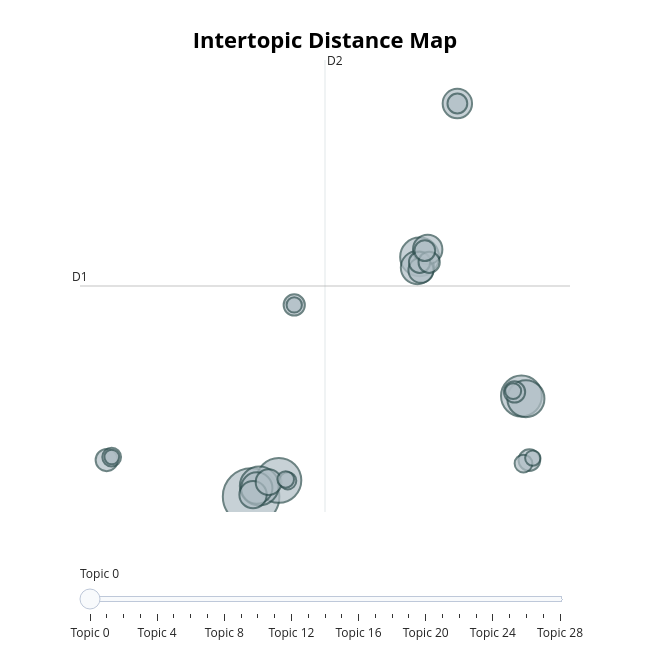

The cell this chart's notebook holds for it:
### Code cell
#Explore Seeded BERTopic Results via Intertopic Distance Map
#Hover over clusters to discover which topics are assigned where in the map
seeded_topic_model.visualize_topics()

### Figure 1 — Plotly figure (JSON) as saved in the notebook; plotly's stock layout.template omitted (floating-point values rounded to 4 significant figures)
{"data": [{"customdata": [[0, "lab | labs | help | section | time", 163], [1, "quiz | sections | review | exams | section", 103], [2, "students | class | questions | student | help", 85], [3, "office | hours | offer | accessible | different", 77], [4, "office | hours | tas | ta | helpful", 77], [5, "available | questions | answer | possible | willing", 70], [6, "office | hours | help | homework | having", 56], [7, "tas | students | ta | class | professors", 50], [8, "examples | problems | example | work | steps", 44], [9, "emails | email | respond | reply | quick", 44], [10, "lab | labs | tas | think | ta", 38], [11, "quiz | section | tas | sections | ta", 34], [12, "zoom | discord | group | hours | office", 32], [13, "explanations | explain | sense | concept | prepare", 25], [14, "lecture | material | explain | materials | professor", 24], [15, "office | hours | offer | lots | hour", 23], [16, "hours | office | oh | 2hour | considerable", 23], [17, "homework | problems | losing | diameter | distance", 23], [18, "grading | grade | assignments | quicker | faster", 23], [19, "emails | office | respond | email | hours", 22], [20, "practice | problems | step | problem | guided", 20], [21, "speak | louder | loudly | talking | clearly", 18], [22, "lecture | conceptual | different | tas | material", 16], [23, "section | sectionslabs | reference | examples | record", 15], [24, "recitation | recitations | sections | plan | example", 14], [25, "piazza | canvas | discussion | logistics | date", 13], [26, "discussion | review | sections | section | discuss", 12], [27, "feedback | assignments | hw | insightful | poorly", 12], [28, "explain | things | prepare | alternative | communicated", 11]], "hovertemplate": "<b>Topic %{customdata[0]}</b><br>%{customdata[1]}<br>Size: %{customdata[2]}", "legendgroup": "", "marker": {"color": "#B0BEC5", "line": {"color": "DarkSlateGrey", "width": 2}, "size": [163, 103, 85, 77, 77, 70, 56, 50, 44, 44, 38, 34, 32, 25, 24, 23, 23, 23, 23, 22, 20, 18, 16, 15, 14, 13, 12, 12, 11], "sizemode": "area", "sizeref": 0.1019, "symbol": "circle"}, "mode": "markers", "name": "", "orientation": "v", "showlegend": false, "type": "scatter", "x": [-1.566, -0.2752, 11.02, 6.28, -1.185, 11.23, 6.178, -1.302, 8.038, 6.656, -1.476, -0.7508, 6.342, -8.29, 11.39, 6.278, 6.724, 10.7, 0.4423, 6.522, 8.038, -8.059, 11.12, 0.1399, 0.04505, 10.64, 11.55, 0.4424, -8.054], "xaxis": "x", "y": [-7.993, -6.735, -0.184, 10.62, -7.171, -0.3907, 9.788, -7.329, 22.53, 11.2, -7.843, -6.872, 9.58, -5.159, -5.162, 10.2, 10.2, 0.1324, 6.887, 11.1, 22.53, -4.929, -5.431, -6.77, -6.663, 0.1953, -5.004, 6.887, -4.922], "yaxis": "y"}], "layout": {"annotations": [{"showarrow": false, "text": "D1", "x": -9.533, "y": 8.359, "yshift": 10}, {"showarrow": false, "text": "D2", "x": 1.875, "xshift": 10, "y": 25.91}], "height": 650, "hoverlabel": {"bgcolor": "white", "font": {"family": "Rockwell", "size": 16}}, "legend": {"itemsizing": "constant", "tracegroupgap": 0}, "margin": {"t": 60}, "shapes": [{"line": {"color": "#CFD8DC", "width": 2}, "type": "line", "x0": 1.875, "x1": 1.875, "y0": -9.192, "y1": 25.91}, {"line": {"color": "#9E9E9E", "width": 2}, "type": "line", "x0": -9.533, "x1": 13.28, "y0": 8.359, "y1": 8.359}], "sliders": [{"active": 0, "pad": {"t": 50}, "steps": [{"args": [{"marker.color": [["red", "#B0BEC5", "#B0BEC5", "#B0BEC5", "#B0BEC5", "#B0BEC5", "#B0BEC5", "#B0BEC5", "#B0BEC5", "#B0BEC5", "#B0BEC5", "#B0BEC5", "#B0BEC5", "#B0BEC5", "#B0BEC5", "#B0BEC5", "#B0BEC5", "#B0BEC5", "#B0BEC5", "#B0BEC5", "#B0BEC5", "#B0BEC5", "#B0BEC5", "#B0BEC5", "#B0BEC5", "#B0BEC5", "#B0BEC5", "#B0BEC5", "#B0BEC5"]]}], "label": "Topic 0", "method": "update"}, {"args": [{"marker.color": [["#B0BEC5", "red", "#B0BEC5", "#B0BEC5", "#B0BEC5", "#B0BEC5", "#B0BEC5", "#B0BEC5", "#B0BEC5", "#B0BEC5", "#B0BEC5", "#B0BEC5", "#B0BEC5", "#B0BEC5", "#B0BEC5", "#B0BEC5", "#B0BEC5", "#B0BEC5", "#B0BEC5", "#B0BEC5", "#B0BEC5", "#B0BEC5", "#B0BEC5", "#B0BEC5", "#B0BEC5", "#B0BEC5", "#B0BEC5", "#B0BEC5", "#B0BEC5"]]}], "label": "Topic 1", "method": "update"}, {"args": [{"marker.color": [["#B0BEC5", "#B0BEC5", "red", "#B0BEC5", "#B0BEC5", "#B0BEC5", "#B0BEC5", "#B0BEC5", "#B0BEC5", "#B0BEC5", "#B0BEC5", "#B0BEC5", "#B0BEC5", "#B0BEC5", "#B0BEC5", "#B0BEC5", "#B0BEC5", "#B0BEC5", "#B0BEC5", "#B0BEC5", "#B0BEC5", "#B0BEC5", "#B0BEC5", "#B0BEC5", "#B0BEC5", "#B0BEC5", "#B0BEC5", "#B0BEC5", "#B0BEC5"]]}], "label": "Topic 2", "method": "update"}, {"args": [{"marker.color": [["#B0BEC5", "#B0BEC5", "#B0BEC5", "red", "#B0BEC5", "#B0BEC5", "#B0BEC5", "#B0BEC5", "#B0BEC5", "#B0BEC5", "#B0BEC5", "#B0BEC5", "#B0BEC5", "#B0BEC5", "#B0BEC5", "#B0BEC5", "#B0BEC5", "#B0BEC5", "#B0BEC5", "#B0BEC5", "#B0BEC5", "#B0BEC5", "#B0BEC5", "#B0BEC5", "#B0BEC5", "#B0BEC5", "#B0BEC5", "#B0BEC5", "#B0BEC5"]]}], "label": "Topic 3", "method": "update"}, {"args": [{"marker.color": [["#B0BEC5", "#B0BEC5", "#B0BEC5", "#B0BEC5", "red", "#B0BEC5", "#B0BEC5", "#B0BEC5", "#B0BEC5", "#B0BEC5", "#B0BEC5", "#B0BEC5", "#B0BEC5", "#B0BEC5", "#B0BEC5", "#B0BEC5", "#B0BEC5", "#B0BEC5", "#B0BEC5", "#B0BEC5", "#B0BEC5", "#B0BEC5", "#B0BEC5", "#B0BEC5", "#B0BEC5", "#B0BEC5", "#B0BEC5", "#B0BEC5", "#B0BEC5"]]}], "label": "Topic 4", "method": "update"}, {"args": [{"marker.color": [["#B0BEC5", "#B0BEC5", "#B0BEC5", "#B0BEC5", "#B0BEC5", "red", "#B0BEC5", "#B0BEC5", "#B0BEC5", "#B0BEC5", "#B0BEC5", "#B0BEC5", "#B0BEC5", "#B0BEC5", "#B0BEC5", "#B0BEC5", "#B0BEC5", "#B0BEC5", "#B0BEC5", "#B0BEC5", "#B0BEC5", "#B0BEC5", "#B0BEC5", "#B0BEC5", "#B0BEC5", "#B0BEC5", "#B0BEC5", "#B0BEC5", "#B0BEC5"]]}], "label": "Topic 5", "method": "update"}, {"args": [{"marker.color": [["#B0BEC5", "#B0BEC5", "#B0BEC5", "#B0BEC5", "#B0BEC5", "#B0BEC5", "red", "#B0BEC5", "#B0BEC5", "#B0BEC5", "#B0BEC5", "#B0BEC5", "#B0BEC5", "#B0BEC5", "#B0BEC5", "#B0BEC5", "#B0BEC5", "#B0BEC5", "#B0BEC5", "#B0BEC5", "#B0BEC5", "#B0BEC5", "#B0BEC5", "#B0BEC5", "#B0BEC5", "#B0BEC5", "#B0BEC5", "#B0BEC5", "#B0BEC5"]]}], "label": "Topic 6", "method": "update"}, {"args": [{"marker.color": [["#B0BEC5", "#B0BEC5", "#B0BEC5", "#B0BEC5", "#B0BEC5", "#B0BEC5", "#B0BEC5", "red", "#B0BEC5", "#B0BEC5", "#B0BEC5", "#B0BEC5", "#B0BEC5", "#B0BEC5", "#B0BEC5", "#B0BEC5", "#B0BEC5", "#B0BEC5", "#B0BEC5", "#B0BEC5", "#B0BEC5", "#B0BEC5", "#B0BEC5", "#B0BEC5", "#B0BEC5", "#B0BEC5", "#B0BEC5", "#B0BEC5", "#B0BEC5"]]}], "label": "Topic 7", "method": "update"}, {"args": [{"marker.color": [["#B0BEC5", "#B0BEC5", "#B0BEC5", "#B0BEC5", "#B0BEC5", "#B0BEC5", "#B0BEC5", "#B0BEC5", "red", "#B0BEC5", "#B0BEC5", "#B0BEC5", "#B0BEC5", "#B0BEC5", "#B0BEC5", "#B0BEC5", "#B0BEC5", "#B0BEC5", "#B0BEC5", "#B0BEC5", "#B0BEC5", "#B0BEC5", "#B0BEC5", "#B0BEC5", "#B0BEC5", "#B0BEC5", "#B0BEC5", "#B0BEC5", "#B0BEC5"]]}], "label": "Topic 8", "method": "update"}, {"args": [{"marker.color": [["#B0BEC5", "#B0BEC5", "#B0BEC5", "#B0BEC5", "#B0BEC5", "#B0BEC5", "#B0BEC5", "#B0BEC5", "#B0BEC5", "red", "#B0BEC5", "#B0BEC5", "#B0BEC5", "#B0BEC5", "#B0BEC5", "#B0BEC5", "#B0BEC5", "#B0BEC5", "#B0BEC5", "#B0BEC5", "#B0BEC5", "#B0BEC5", "#B0BEC5", "#B0BEC5", "#B0BEC5", "#B0BEC5", "#B0BEC5", "#B0BEC5", "#B0BEC5"]]}], "label": "Topic 9", "method": "update"}, {"args": [{"marker.color": [["#B0BEC5", "#B0BEC5", "#B0BEC5", "#B0BEC5", "#B0BEC5", "#B0BEC5", "#B0BEC5", "#B0BEC5", "#B0BEC5", "#B0BEC5", "red", "#B0BEC5", "#B0BEC5", "#B0BEC5", "#B0BEC5", "#B0BEC5", "#B0BEC5", "#B0BEC5", "#B0BEC5", "#B0BEC5", "#B0BEC5", "#B0BEC5", "#B0BEC5", "#B0BEC5", "#B0BEC5", "#B0BEC5", "#B0BEC5", "#B0BEC5", "#B0BEC5"]]}], "label": "Topic 10", "method": "update"}, {"args": [{"marker.color": [["#B0BEC5", "#B0BEC5", "#B0BEC5", "#B0BEC5", "#B0BEC5", "#B0BEC5", "#B0BEC5", "#B0BEC5", "#B0BEC5", "#B0BEC5", "#B0BEC5", "red", "#B0BEC5", "#B0BEC5", "#B0BEC5", "#B0BEC5", "#B0BEC5", "#B0BEC5", "#B0BEC5", "#B0BEC5", "#B0BEC5", "#B0BEC5", "#B0BEC5", "#B0BEC5", "#B0BEC5", "#B0BEC5", "#B0BEC5", "#B0BEC5", "#B0BEC5"]]}], "label": "Topic 11", "method": "update"}, {"args": [{"marker.color": [["#B0BEC5", "#B0BEC5", "#B0BEC5", "#B0BEC5", "#B0BEC5", "#B0BEC5", "#B0BEC5", "#B0BEC5", "#B0BEC5", "#B0BEC5", "#B0BEC5", "#B0BEC5", "red", "#B0BEC5", "#B0BEC5", "#B0BEC5", "#B0BEC5", "#B0BEC5", "#B0BEC5", "#B0BEC5", "#B0BEC5", "#B0BEC5", "#B0BEC5", "#B0BEC5", "#B0BEC5", "#B0BEC5", "#B0BEC5", "#B0BEC5", "#B0BEC5"]]}], "label": "Topic 12", "method": "update"}, {"args": [{"marker.color": [["#B0BEC5", "#B0BEC5", "#B0BEC5", "#B0BEC5", "#B0BEC5", "#B0BEC5", "#B0BEC5", "#B0BEC5", "#B0BEC5", "#B0BEC5", "#B0BEC5", "#B0BEC5", "#B0BEC5", "red", "#B0BEC5", "#B0BEC5", "#B0BEC5", "#B0BEC5", "#B0BEC5", "#B0BEC5", "#B0BEC5", "#B0BEC5", "#B0BEC5", "#B0BEC5", "#B0BEC5", "#B0BEC5", "#B0BEC5", "#B0BEC5", "#B0BEC5"]]}], "label": "Topic 13", "method": "update"}, {"args": [{"marker.color": [["#B0BEC5", "#B0BEC5", "#B0BEC5", "#B0BEC5", "#B0BEC5", "#B0BEC5", "#B0BEC5", "#B0BEC5", "#B0BEC5", "#B0BEC5", "#B0BEC5", "#B0BEC5", "#B0BEC5", "#B0BEC5", "red", "#B0BEC5", "#B0BEC5", "#B0BEC5", "#B0BEC5", "#B0BEC5", "#B0BEC5", "#B0BEC5", "#B0BEC5", "#B0BEC5", "#B0BEC5", "#B0BEC5", "#B0BEC5", "#B0BEC5", "#B0BEC5"]]}], "label": "Topic 14", "method": "update"}, {"args": [{"marker.color": [["#B0BEC5", "#B0BEC5", "#B0BEC5", "#B0BEC5", "#B0BEC5", "#B0BEC5", "#B0BEC5", "#B0BEC5", "#B0BEC5", "#B0BEC5", "#B0BEC5", "#B0BEC5", "#B0BEC5", "#B0BEC5", "#B0BEC5", "red", "#B0BEC5", "#B0BEC5", "#B0BEC5", "#B0BEC5", "#B0BEC5", "#B0BEC5", "#B0BEC5", "#B0BEC5", "#B0BEC5", "#B0BEC5", "#B0BEC5", "#B0BEC5", "#B0BEC5"]]}], "label": "Topic 15", "method": "update"}, {"args": [{"marker.color": [["#B0BEC5", "#B0BEC5", "#B0BEC5", "#B0BEC5", "#B0BEC5", "#B0BEC5", "#B0BEC5", "#B0BEC5", "#B0BEC5", "#B0BEC5", "#B0BEC5", "#B0BEC5", "#B0BEC5", "#B0BEC5", "#B0BEC5", "#B0BEC5", "red", "#B0BEC5", "#B0BEC5", "#B0BEC5", "#B0BEC5", "#B0BEC5", "#B0BEC5", "#B0BEC5", "#B0BEC5", "#B0BEC5", "#B0BEC5", "#B0BEC5", "#B0BEC5"]]}], "label": "Topic 16", "method": "update"}, {"args": [{"marker.color": [["#B0BEC5", "#B0BEC5", "#B0BEC5", "#B0BEC5", "#B0BEC5", "#B0BEC5", "#B0BEC5", "#B0BEC5", "#B0BEC5", "#B0BEC5", "#B0BEC5", "#B0BEC5", "#B0BEC5", "#B0BEC5", "#B0BEC5", "#B0BEC5", "#B0BEC5", "red", "#B0BEC5", "#B0BEC5", "#B0BEC5", "#B0BEC5", "#B0BEC5", "#B0BEC5", "#B0BEC5", "#B0BEC5", "#B0BEC5", "#B0BEC5", "#B0BEC5"]]}], "label": "Topic 17", "method": "update"}, {"args": [{"marker.color": [["#B0BEC5", "#B0BEC5", "#B0BEC5", "#B0BEC5", "#B0BEC5", "#B0BEC5", "#B0BEC5", "#B0BEC5", "#B0BEC5", "#B0BEC5", "#B0BEC5", "#B0BEC5", "#B0BEC5", "#B0BEC5", "#B0BEC5", "#B0BEC5", "#B0BEC5", "#B0BEC5", "red", "#B0BEC5", "#B0BEC5", "#B0BEC5", "#B0BEC5", "#B0BEC5", "#B0BEC5", "#B0BEC5", "#B0BEC5", "#B0BEC5", "#B0BEC5"]]}], "label": "Topic 18", "method": "update"}, {"args": [{"marker.color": [["#B0BEC5", "#B0BEC5", "#B0BEC5", "#B0BEC5", "#B0BEC5", "#B0BEC5", "#B0BEC5", "#B0BEC5", "#B0BEC5", "#B0BEC5", "#B0BEC5", "#B0BEC5", "#B0BEC5", "#B0BEC5", "#B0BEC5", "#B0BEC5", "#B0BEC5", "#B0BEC5", "#B0BEC5", "red", "#B0BEC5", "#B0BEC5", "#B0BEC5", "#B0BEC5", "#B0BEC5", "#B0BEC5", "#B0BEC5", "#B0BEC5", "#B0BEC5"]]}], "label": "Topic 19", "method": "update"}, {"args": [{"marker.color": [["#B0BEC5", "#B0BEC5", "#B0BEC5", "#B0BEC5", "#B0BEC5", "#B0BEC5", "#B0BEC5", "#B0BEC5", "#B0BEC5", "#B0BEC5", "#B0BEC5", "#B0BEC5", "#B0BEC5", "#B0BEC5", "#B0BEC5", "#B0BEC5", "#B0BEC5", "#B0BEC5", "#B0BEC5", "#B0BEC5", "red", "#B0BEC5", "#B0BEC5", "#B0BEC5", "#B0BEC5", "#B0BEC5", "#B0BEC5", "#B0BEC5", "#B0BEC5"]]}], "label": "Topic 20", "method": "update"}, {"args": [{"marker.color": [["#B0BEC5", "#B0BEC5", "#B0BEC5", "#B0BEC5", "#B0BEC5", "#B0BEC5", "#B0BEC5", "#B0BEC5", "#B0BEC5", "#B0BEC5", "#B0BEC5", "#B0BEC5", "#B0BEC5", "#B0BEC5", "#B0BEC5", "#B0BEC5", "#B0BEC5", "#B0BEC5", "#B0BEC5", "#B0BEC5", "#B0BEC5", "red", "#B0BEC5", "#B0BEC5", "#B0BEC5", "#B0BEC5", "#B0BEC5", "#B0BEC5", "#B0BEC5"]]}], "label": "Topic 21", "method": "update"}, {"args": [{"marker.color": [["#B0BEC5", "#B0BEC5", "#B0BEC5", "#B0BEC5", "#B0BEC5", "#B0BEC5", "#B0BEC5", "#B0BEC5", "#B0BEC5", "#B0BEC5", "#B0BEC5", "#B0BEC5", "#B0BEC5", "#B0BEC5", "#B0BEC5", "#B0BEC5", "#B0BEC5", "#B0BEC5", "#B0BEC5", "#B0BEC5", "#B0BEC5", "#B0BEC5", "red", "#B0BEC5", "#B0BEC5", "#B0BEC5", "#B0BEC5", "#B0BEC5", "#B0BEC5"]]}], "label": "Topic 22", "method": "update"}, {"args": [{"marker.color": [["#B0BEC5", "#B0BEC5", "#B0BEC5", "#B0BEC5", "#B0BEC5", "#B0BEC5", "#B0BEC5", "#B0BEC5", "#B0BEC5", "#B0BEC5", "#B0BEC5", "#B0BEC5", "#B0BEC5", "#B0BEC5", "#B0BEC5", "#B0BEC5", "#B0BEC5", "#B0BEC5", "#B0BEC5", "#B0BEC5", "#B0BEC5", "#B0BEC5", "#B0BEC5", "red", "#B0BEC5", "#B0BEC5", "#B0BEC5", "#B0BEC5", "#B0BEC5"]]}], "label": "Topic 23", "method": "update"}, {"args": [{"marker.color": [["#B0BEC5", "#B0BEC5", "#B0BEC5", "#B0BEC5", "#B0BEC5", "#B0BEC5", "#B0BEC5", "#B0BEC5", "#B0BEC5", "#B0BEC5", "#B0BEC5", "#B0BEC5", "#B0BEC5", "#B0BEC5", "#B0BEC5", "#B0BEC5", "#B0BEC5", "#B0BEC5", "#B0BEC5", "#B0BEC5", "#B0BEC5", "#B0BEC5", "#B0BEC5", "#B0BEC5", "red", "#B0BEC5", "#B0BEC5", "#B0BEC5", "#B0BEC5"]]}], "label": "Topic 24", "method": "update"}, {"args": [{"marker.color": [["#B0BEC5", "#B0BEC5", "#B0BEC5", "#B0BEC5", "#B0BEC5", "#B0BEC5", "#B0BEC5", "#B0BEC5", "#B0BEC5", "#B0BEC5", "#B0BEC5", "#B0BEC5", "#B0BEC5", "#B0BEC5", "#B0BEC5", "#B0BEC5", "#B0BEC5", "#B0BEC5", "#B0BEC5", "#B0BEC5", "#B0BEC5", "#B0BEC5", "#B0BEC5", "#B0BEC5", "#B0BEC5", "red", "#B0BEC5", "#B0BEC5", "#B0BEC5"]]}], "label": "Topic 25", "method": "update"}, {"args": [{"marker.color": [["#B0BEC5", "#B0BEC5", "#B0BEC5", "#B0BEC5", "#B0BEC5", "#B0BEC5", "#B0BEC5", "#B0BEC5", "#B0BEC5", "#B0BEC5", "#B0BEC5", "#B0BEC5", "#B0BEC5", "#B0BEC5", "#B0BEC5", "#B0BEC5", "#B0BEC5", "#B0BEC5", "#B0BEC5", "#B0BEC5", "#B0BEC5", "#B0BEC5", "#B0BEC5", "#B0BEC5", "#B0BEC5", "#B0BEC5", "red", "#B0BEC5", "#B0BEC5"]]}], "label": "Topic 26", "method": "update"}, {"args": [{"marker.color": [["#B0BEC5", "#B0BEC5", "#B0BEC5", "#B0BEC5", "#B0BEC5", "#B0BEC5", "#B0BEC5", "#B0BEC5", "#B0BEC5", "#B0BEC5", "#B0BEC5", "#B0BEC5", "#B0BEC5", "#B0BEC5", "#B0BEC5", "#B0BEC5", "#B0BEC5", "#B0BEC5", "#B0BEC5", "#B0BEC5", "#B0BEC5", "#B0BEC5", "#B0BEC5", "#B0BEC5", "#B0BEC5", "#B0BEC5", "#B0BEC5", "red", "#B0BEC5"]]}], "label": "Topic 27", "method": "update"}, {"args": [{"marker.color": [["#B0BEC5", "#B0BEC5", "#B0BEC5", "#B0BEC5", "#B0BEC5", "#B0BEC5", "#B0BEC5", "#B0BEC5", "#B0BEC5", "#B0BEC5", "#B0BEC5", "#B0BEC5", "#B0BEC5", "#B0BEC5", "#B0BEC5", "#B0BEC5", "#B0BEC5", "#B0BEC5", "#B0BEC5", "#B0BEC5", "#B0BEC5", "#B0BEC5", "#B0BEC5", "#B0BEC5", "#B0BEC5", "#B0BEC5", "#B0BEC5", "#B0BEC5", "red"]]}], "label": "Topic 28", "method": "update"}]}], "title": {"font": {"color": "Black", "size": 22}, "text": "<b>Intertopic Distance Map</b>", "x": 0.5, "xanchor": "center", "y": 0.95, "yanchor": "top"}, "width": 650, "xaxis": {"anchor": "y", "domain": [0, 1], "range": [-9.533, 13.28], "title": {"text": ""}, "visible": false}, "yaxis": {"anchor": "x", "domain": [0, 1], "range": [-9.192, 25.91], "title": {"text": ""}, "visible": false}}}
